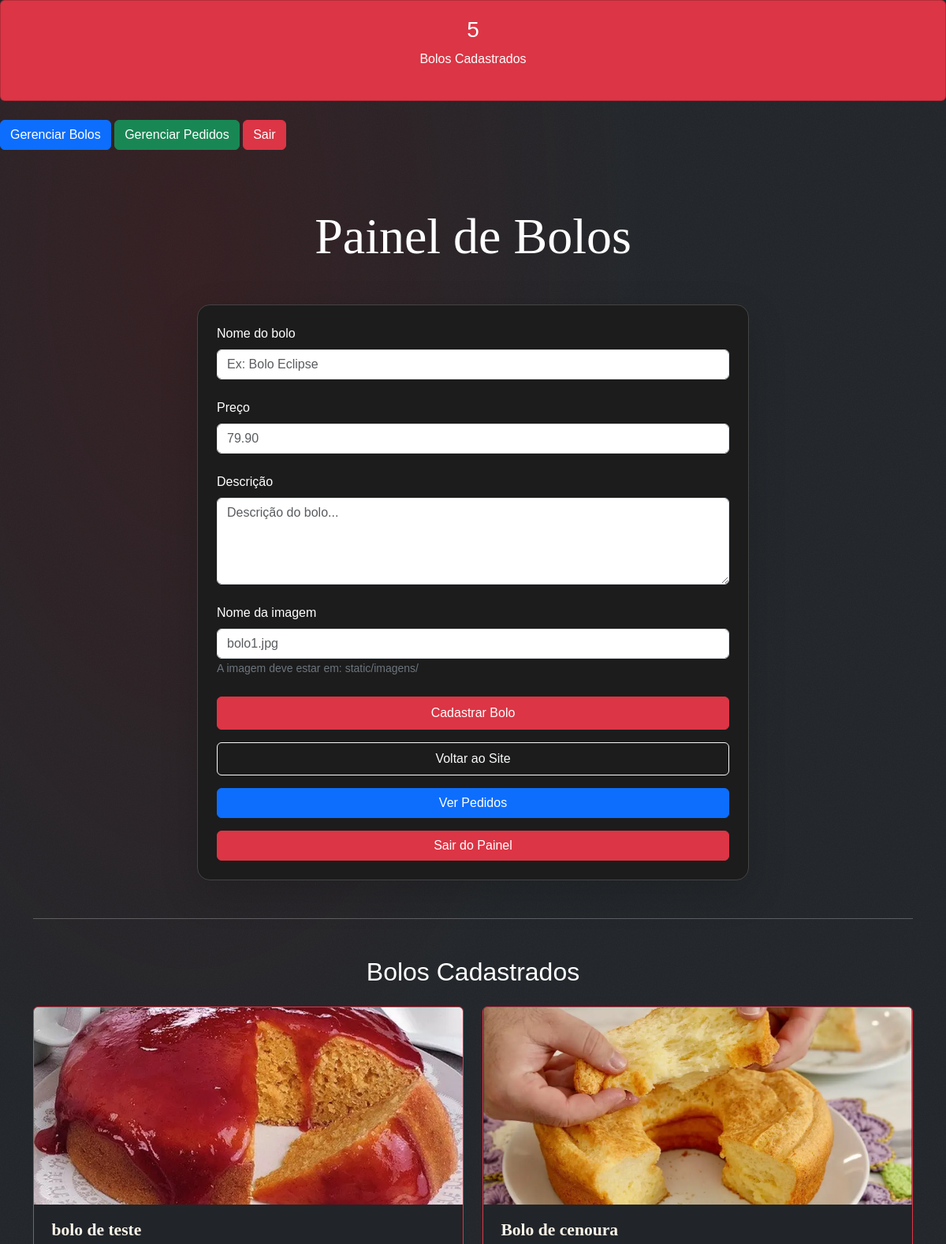
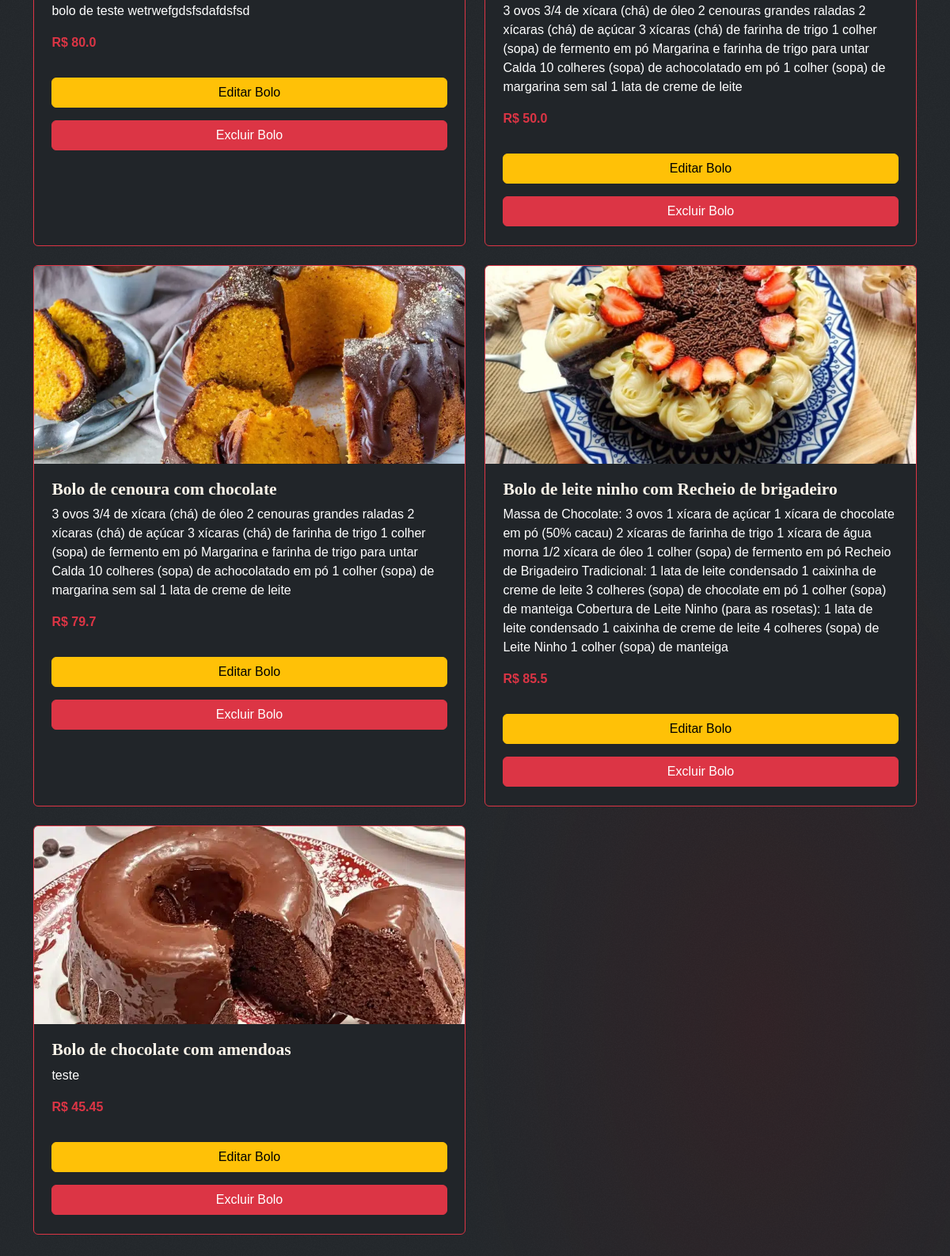
/admin/bolos (signed in), run on the app's committed database (2 pictures, top to bottom).
### models.py (models this page shows)
class Bolo(database.Model):
    id = database.Column(
        database.Integer,
        primary_key=True
    )
    nome = database.Column(
        database.String(100),
        nullable=False
    )
    preco = database.Column(
        database.Float,
        nullable=False
    )
    descricao = database.Column(
        database.Text,
        nullable=False
    )
    imagem = database.Column(
        database.String(500)
    )

### app.py (the view, shortened to what this page needs)
@app.route(
    '/admin/bolos',
    methods=[
        'GET',
        'POST'
    ]
)
def admin_bolos():
    if not session.get('admin'):
        return redirect(
            '/login-admin'
        )
    mensagem = None
    lista_bolos = Bolo.query.all()
    total_bolos = len(lista_bolos)
    return render_template(
        'admin_bolos.html',
        mensagem=mensagem,
        bolos=lista_bolos,
        total_bolos=total_bolos
    )

### templates/admin_bolos.html (shortened to what this page needs)
<!DOCTYPE html>
<html lang="pt-br">
<head>
<div class="row mb-4">
<div class="col-md-12">
<div class="card bg-danger text-white">
<div class="card-body text-center">
<h3>{{ total_bolos }}</h3>
<p>Bolos Cadastrados</p>
</div>
</div>
</div>
</div>
<link
href="https://cdn.jsdelivr.net/npm/bootstrap@5.3.2/dist/css/bootstrap.min.css"
rel="stylesheet">
<link
rel="stylesheet"
href="{{ url_for('static', filename='css/style.css') }}">
</head>
<body class="bg-dark text-white">
<div class="mb-4">
    <a
    href="/admin/bolos"
    class="btn btn-primary">
        Gerenciar Bolos
    </a>
    <a
    href="/admin/pedidos"
    class="btn btn-success">
        Gerenciar Pedidos
    </a>
    <a
    href="/logout"
    class="btn btn-danger">
        Sair
    </a>
</div>
<div class="container py-5">
<h1
class="text-center mb-5"
style="font-family:'Great Vibes',cursive;font-size:4rem;">
Painel de Bolos
</h1>
<div
class="mx-auto p-4 rounded-4 shadow-lg"
style="
max-width:700px;
background:#1c1c1c;
border:1px solid #444;
">
<form method="POST">
<div class="mb-4">
<label class="form-label">
Nome do bolo
</label>
<input
type="text"
name="nome"
class="form-control"
placeholder="Ex: Bolo Eclipse"
required>
</div>
<div class="mb-4">
<label class="form-label">
Preço
</label>
<input
type="number"
step="0.01"
name="preco"
class="form-control"
placeholder="79.90"
required>
</div>
<div class="mb-4">
<label class="form-label">
Descrição
</label>
<textarea
name="descricao"
class="form-control"
rows="4"
placeholder="Descrição do bolo..."
required></textarea>
</div>
<div class="mb-4">
<label class="form-label">
Nome da imagem
</label>
<input
type="text"
name="imagem"
class="form-control"
placeholder="bolo1.jpg"
required>
<small class="text-secondary">
A imagem deve estar em:
static/imagens/
</small>
</div>
<button
type="submit"
class="btn btn-danger w-100 py-2">
Cadastrar Bolo
</button>
<a
href="/"
class="btn btn-outline-light w-100 mt-3 py-2">
Voltar ao Site
<a
href="/admin/pedidos"
class="btn btn-primary w-100 mt-3">
Ver Pedidos
</a>
</a>
<a
href="/logout"
class="btn btn-danger w-100 mt-3">
Sair do Painel
</a>
</form>
</div>
<hr class="my-5">
<h2 class="text-center mb-4">
Bolos Cadastrados
</h2>
<div class="row g-4">
{% for bolo in bolos %}
<div class="col-md-6">
<div class="card bg-dark text-white border-danger h-100">
<img
src="/static/imagens/{{ bolo.imagem }}"
class="card-img-top"
style="height:250px;object-fit:cover;">
<div class="card-body">
<h5 class="card-title">
{{ bolo.nome }}
</h5>
<p class="card-text">
{{ bolo.descricao }}
</p>
<p class="fw-bold text-danger">
R$ {{ bolo.preco }}
</p>
    <a
href="/editar-bolo/{{ bolo.id }}"
class="btn btn-warning w-100 mt-3">
Editar Bolo
</a>
    <a
href="/deletar-bolo/{{ bolo.id }}"
class="btn btn-danger w-100 mt-3">
Excluir Bolo
</a>
</div>
</div>
</div>
{% endfor %}
</div>
</div>
</body>
</html>

### data on the page
Bolo: imagem (picture), nome "bolo de teste", descricao "bolo de teste wetrwefgdsfsdafdsfsd", preco "80.0"
Bolo: imagem (picture), nome "Bolo de cenoura", descricao "3 ovos 3/4 de xícara (chá) de óleo 2 cenouras grandes raladas 2 xícaras (chá) de açúcar 3 xícaras (chá) de farinha de trigo 1 colher (sopa) de fermento em pó Margarina e farinha de trigo para untar Calda 10 colheres (sopa) de achocolatado em pó 1 colher (sopa) de margarina sem sal 1 lata de creme de leite", preco "50.0"
Bolo: imagem (picture), nome "Bolo de cenoura com chocolate", descricao "3 ovos 3/4 de xícara (chá) de óleo 2 cenouras grandes raladas 2 xícaras (chá) de açúcar 3 xícaras (chá) de farinha de trigo 1 colher (sopa) de fermento em pó Margarina e farinha de trigo para untar Calda 10 colheres (sopa) de achocolatado em pó 1 colher (sopa) de margarina sem sal 1 lata de creme de leite", preco "79.7"
Bolo: imagem (picture), nome "Bolo de leite ninho com Recheio de brigadeiro", descricao "Massa de Chocolate: 3 ovos 1 xícara de açúcar 1 xícara de chocolate em pó (50% cacau) 2 xícaras de farinha de trigo 1 xícara de água morna 1/2 xícara de óleo 1 colher (sopa) de fermento em pó Recheio de Brigadeiro Tradicional: 1 lata de leite condensado 1 caixinha de creme de leite 3 colheres (sopa) de chocolate em pó 1 colher (sopa) de manteiga Cobertura de Leite Ninho (para as rosetas): 1 lata de leite condensado 1 caixinha de creme de leite 4 colheres (sopa) de Leite Ninho 1 colher (sopa) de manteiga", preco "85.5"
Bolo: imagem (picture), nome "Bolo de chocolate com amendoas", descricao "teste", preco "45.45"

### other printed values
{{ total_bolos }} "5"
